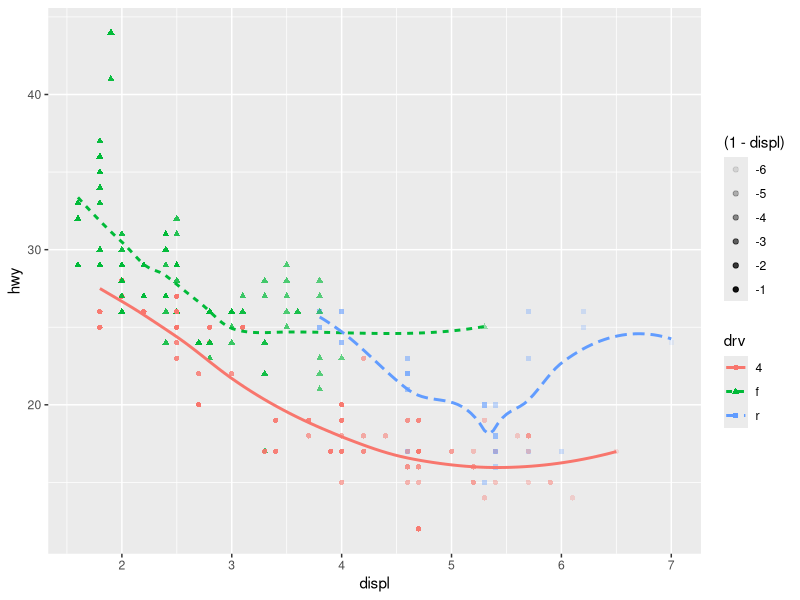
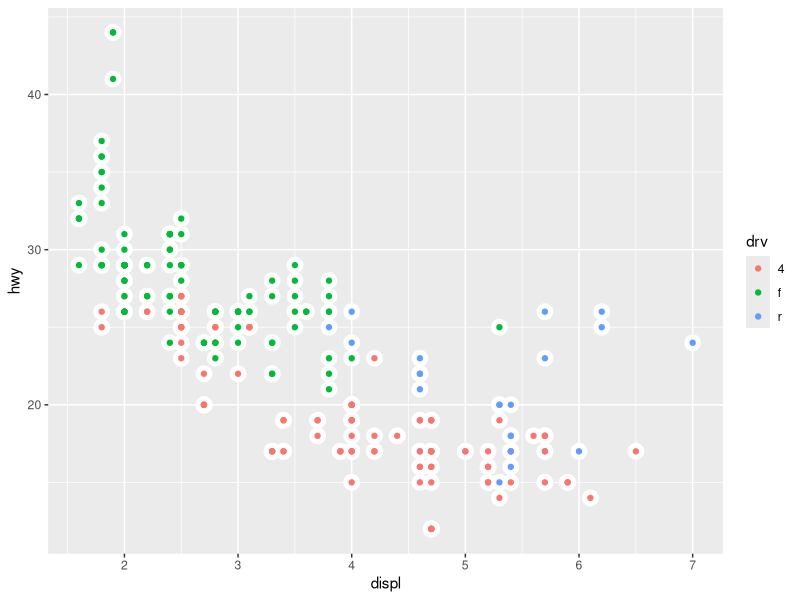

Write R code to recreate these figures, in order.
#plotting with ggplot2
library(tidyverse)
summary(mpg)
head(mpg)
ggplot(data = mpg, mapping = aes(x=displ, y=hwy, color = drv))+
  geom_point(mapping = aes(shape = drv, alpha = (1-displ) ))+
  geom_smooth(mapping = aes(linetype=drv),se=FALSE)
ggplot(data = mpg, mapping = aes(x = displ, y = hwy)) + 
  geom_point(color = 'white', size=5)+
  geom_point(mapping=aes(color=drv))
